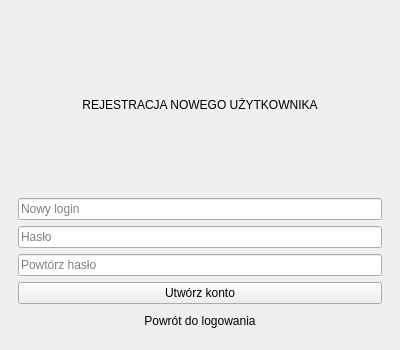
<?xml version="1.0" encoding="UTF-8"?>
<ui version="4.0">
 <class>Login</class>
 <widget class="QMainWindow" name="Login">
  <property name="geometry">
   <rect>
    <x>0</x>
    <y>0</y>
    <width>400</width>
    <height>350</height>
   </rect>
  </property>
  <property name="windowTitle">
   <string>System Bankowy z Wieloma Kontami</string>
  </property>
  <widget class="QWidget" name="centralwidget">
   <layout class="QVBoxLayout" name="verticalLayout">
    <item>
     <widget class="QStackedWidget" name="stackedWidget">
      <property name="currentIndex">
       <number>1</number>
      </property>
      <widget class="QWidget" name="registerPage">
       <layout class="QVBoxLayout" name="vbox3">
        <item>
         <widget class="QLabel" name="labelReg">
          <property name="text">
           <string>REJESTRACJA NOWEGO UŻYTKOWNIKA</string>
          </property>
          <property name="alignment">
           <set>Qt::AlignCenter</set>
          </property>
         </widget>
        </item>
        <item>
         <widget class="QLineEdit" name="editRegUser">
          <property name="placeholderText">
           <string>Nowy login</string>
          </property>
         </widget>
        </item>
        <item>
         <widget class="QLineEdit" name="editRegPass">
          <property name="echoMode">
           <enum>QLineEdit::Password</enum>
          </property>
          <property name="placeholderText">
           <string>Hasło</string>
          </property>
         </widget>
        </item>
        <item>
         <widget class="QLineEdit" name="editRegPassConfirm">
          <property name="echoMode">
           <enum>QLineEdit::Password</enum>
          </property>
          <property name="placeholderText">
           <string>Powtórz hasło</string>
          </property>
         </widget>
        </item>
        <item>
         <widget class="QPushButton" name="btnRegisterSubmit">
          <property name="text">
           <string>Utwórz konto</string>
          </property>
         </widget>
        </item>
        <item>
         <widget class="QPushButton" name="btnCancelRegister">
          <property name="text">
           <string>Powrót do logowania</string>
          </property>
          <property name="flat">
           <bool>true</bool>
          </property>
         </widget>
        </item>
       </layout>
      </widget>
     </widget>
    </item>
   </layout>
  </widget>
 </widget>
 <resources/>
 <connections/>
</ui>
